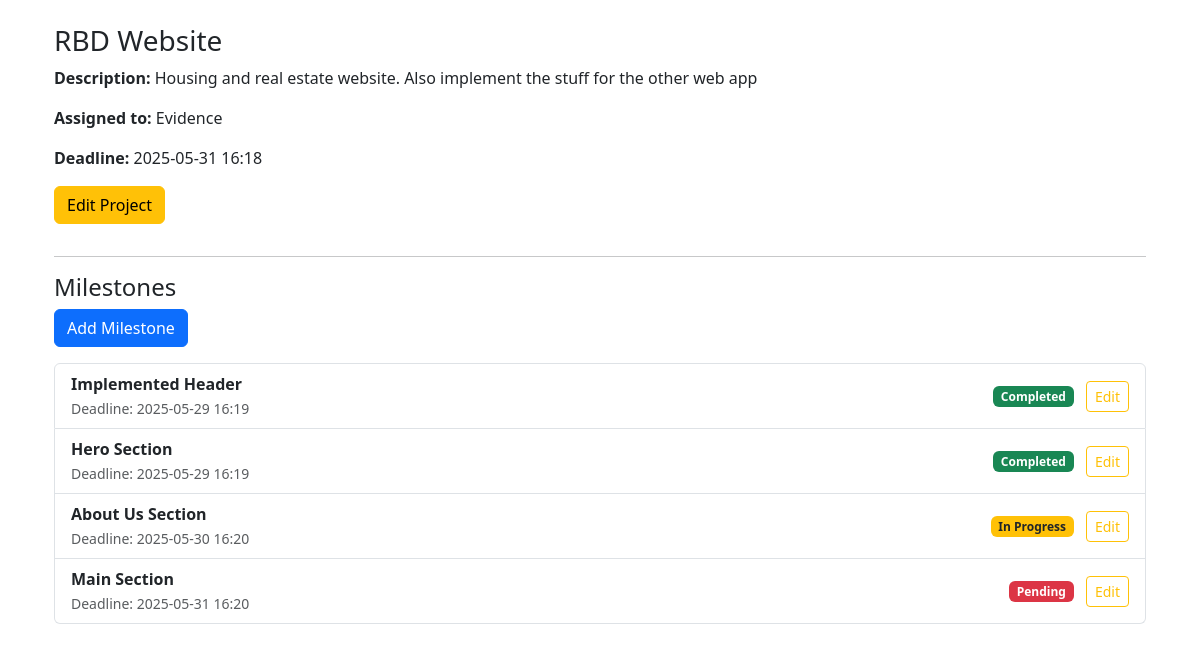
The app's page /project/3 (signed in) with its own data.
### app/dbmodels.py (models this page shows, shortened)
class Project(db.Model):
    id = db.Column(db.Integer, primary_key=True)
    title = db.Column(db.String(150), nullable=False)
    description = db.Column(db.Text, nullable=False)
    tasks = db.relationship("Task", backref="project", cascade="all, delete-orphan", passive_deletes=True)
    milestones = db.relationship("Milestone", backref="project", cascade="all, delete-orphan", passive_deletes=True)
    user_id = db.Column(db.Integer, db.ForeignKey('user.id', ondelete="CASCADE"), nullable=False)
    user = db.relationship('User', back_populates='projects')
    deadline = db.Column(db.DateTime, nullable=False, default = datetime.now(timezone.utc)) # default to current time in UTC

class User(db.Model, UserMixin):
    id = db.Column(db.Integer, primary_key=True)
    username = db.Column(db.String(150), unique=True, nullable=False)
    email = db.Column(db.String(150), unique=True, nullable=False)
    password_hash = db.Column(db.String(150), nullable=False)
    tasks = db.relationship("Task", backref="assigned_to", cascade='all, delete-orphan',passive_deletes=True)
    role = db.Column(db.String(50), nullable=False, default="employee") # or admin
    projects = db.relationship('Project',cascade= "all, delete-orphan", back_populates='user', passive_deletes=True)

class Milestone(db.Model):
    id = db.Column(db.Integer, primary_key=True)
    name = db.Column(db.String(140), nullable=False)
    deadline = db.Column(db.DateTime, nullable=False)
    project_id = db.Column(db.Integer, db.ForeignKey("project.id", ondelete="CASCADE"), nullable=False) # ondelete="CASCADE" ensures that if a project is deleted, its milestones are also deleted
    tasks = db.relationship("Task", backref="milestone", lazy="dynamic")
    status = db.Column(db.String(20), nullable=False, default="Pending")

### app/routes.py (the view)
@main.route("/project/<int:project_id>")
@login_required
def project_detail(project_id):
    project = Project.query.get_or_404(project_id)
    if project.user_id != current_user.id and current_user.role != 'admin':
        abort(403)
    milestones = Milestone.query.filter_by(project_id=project.id).order_by(Milestone.deadline).all()
    return render_template("project_detail.html", project=project, milestones=milestones)

### app/__init__.py (called while the page is built)
def create_app():
    app= Flask(__name__)
    app.config.from_object("config.Config") # load app config from config.py
    db.init_app(app)
    migrate.init_app(app, db)
    login_manager.init_app(app)
    from .admin import init_admin
    init_admin(app)
    login_manager.login_view = "main.login"
    login_manager.login_message_category ="info"
    from .dbmodels import User
    @login_manager.user_loader
    def load_user(user_id):
        return User.query.get(int(user_id))
    from .routes import main
    app.register_blueprint(main)
    return app

### app/templates/project_detail.html
{% extends "base.html" %}
{% block content %}
<div class="container mt-4">
    <h3>{{ project.title }}</h3>
    <p><strong>Description:</strong> {{ project.description }}</p>
    <p><strong>Assigned to:</strong> {{ project.user.username }}</p>
    <p><strong>Deadline:</strong> {{ project.deadline.strftime('%Y-%m-%d %H:%M') if project.deadline else 'N/A' }}</p>
    <a href="{{ url_for('main.edit_project', project_id=project.id) }}" class="btn btn-warning mb-3">Edit Project</a>
    <hr>
    <h4>Milestones</h4>
    <a href="{{ url_for('main.add_milestone', project_id=project.id) }}" class="btn btn-primary mb-3">Add Milestone</a>
    {% if milestones %}
        <ul class="list-group">
            {% for milestone in milestones %}
                <li class="list-group-item">
                    <div class="d-flex justify-content-between align-items-center">
                        <div>
                            <strong>{{ milestone.name }}</strong> <br>
                            <small class="text-muted">
                                Deadline: {{ milestone.deadline.strftime('%Y-%m-%d %H:%M') if milestone.deadline else 'No deadline set' }}
                            </small>
                        </div>
                        <div class="text-end">
                            {% if milestone.status == 'Completed' %}
                                <span class="badge bg-success">Completed</span>
                            {% elif milestone.status == 'Pending' %}
                                <span class="badge bg-danger">Pending</span>
                            {% elif milestone.status == 'In Progress' %}
                                <span class="badge bg-warning text-dark">In Progress</span>
                            {% else %}
                                <span class="badge bg-secondary">Unknown</span>
                            {% endif %}
                            <a href="{{ url_for('main.edit_milestone', milestone_id=milestone.id) }}" class="btn btn-sm btn-outline-warning ms-2">Edit</a>
                        </div>
                    </div>
                </li>
            {% endfor %}
        </ul>
    {% else %}
        <p>No milestones yet.</p>
    {% endif %}
</div>
{% endblock %}

### records on screen
Project: title "RBD Website", description "Housing and real estate website. Also implement the stuff for the other web app", deadline "2025-05-31 16:18"
User: user.username "Evidence"
Milestone: name "Implemented Header", deadline "2025-05-29 16:19", status "Completed"
Milestone: name "Hero Section", deadline "2025-05-29 16:19", status "Completed"
Milestone: name "About Us Section", deadline "2025-05-30 16:20", status "In Progress"
Milestone: name "Main Section", deadline "2025-05-31 16:20", status "Pending"
